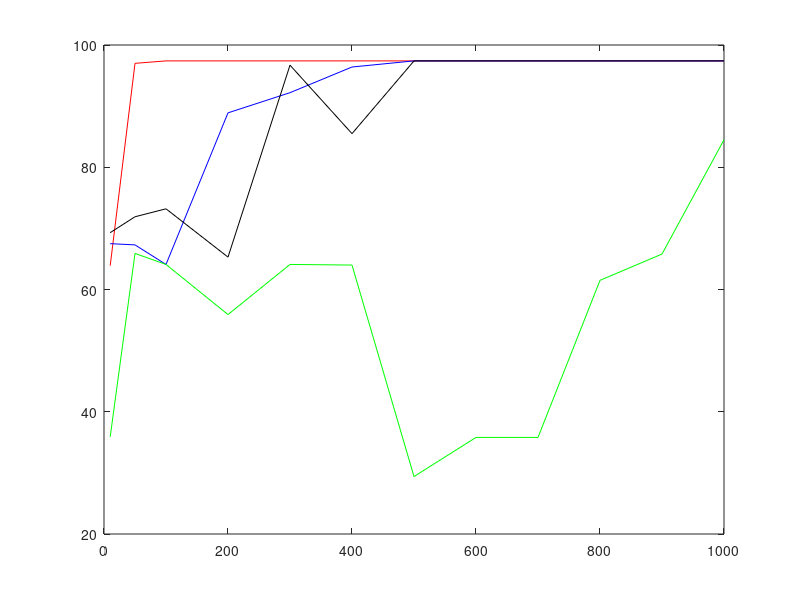
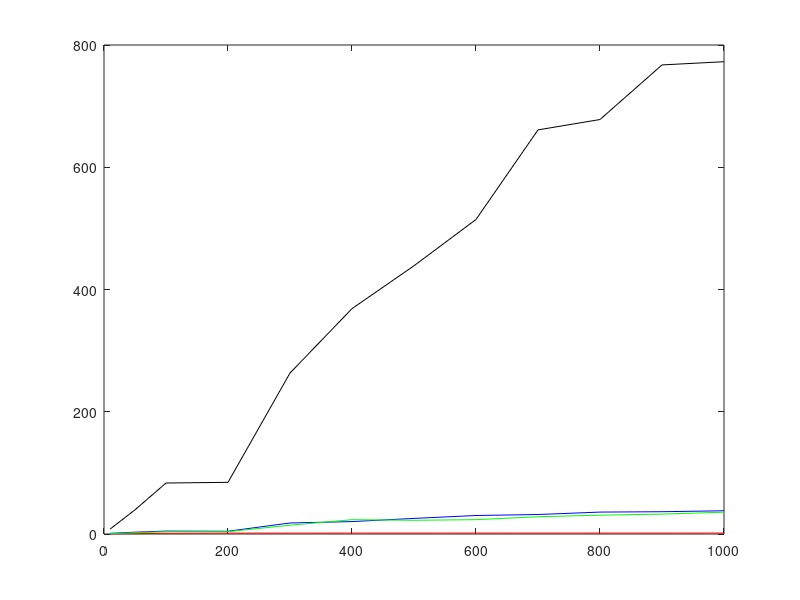
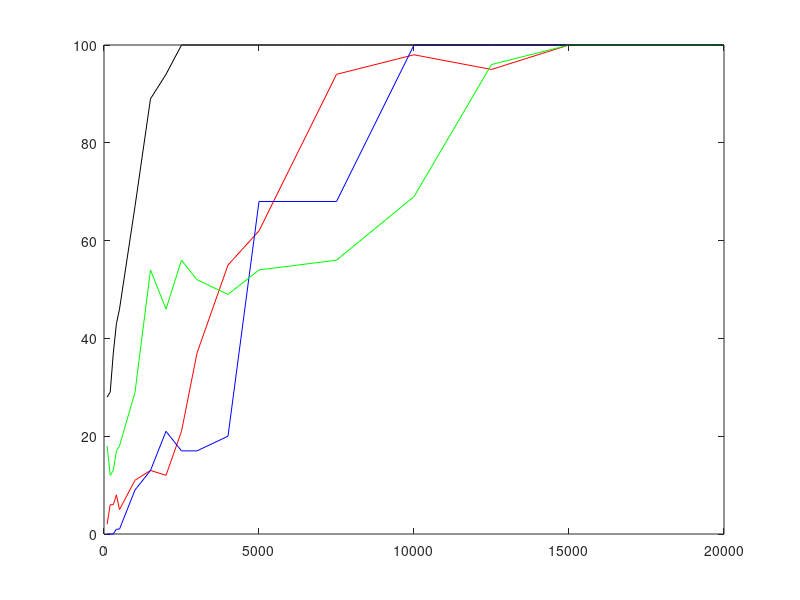
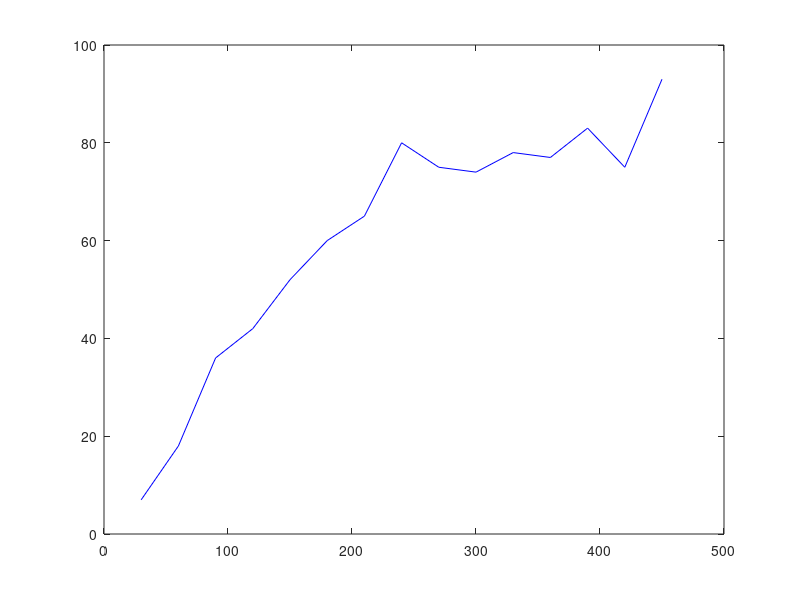

Here is the MATLAB script that generated these plots, in order:

ite = [10 50 100 200 300 400 500 600 700 800 900 1000];
BP = [0.639 0.970 0.974 0.974 0.974 0.974 0.974 0.974 0.974 0.974 0.974 0.974] * 100;
RHC = [67.5 67.3 64.1 88.9 92.2 96.4 97.4 97.4 97.4 97.4 97.4 97.4];
SA = [35.9 65.9 64.1 55.9 64.1 64.0 29.4 35.8 35.8 61.5 65.8 84.5];
GA = [69.3 71.9 73.2 65.3 96.7 85.5 97.4 97.4 97.4 97.4 97.4 97.4];

figure;
plot(ite, BP, '-r', ite, RHC, '-b', ite, SA, '-g', ite, GA, '-k')

BPt = [0.147 0.617 1.197 1.488 1.490 1.517 1.508 1.535 1.509 1.522 1.511 1.543];
RHCt = [1.136 2.978 4.765 4.524 18.029 20.292 25.541 30.269 31.886 35.855 36.458 38.006];
SAt = [0.582 1.968 3.757 3.843 14.378 23.406 22.452 23.447 28.261 30.793 32.559 35.655];
GAt = [8.169 39.579 83.410 84.523 263.344 368.684 438.850 514.551 661.116 678.079 767.415 772.644];

figure; 
plot(ite, BPt, '-r', ite, RHCt, '-b', ite, SAt, '-g', ite, GAt, '-k')

ite = [100 200 300 400 500 1000 1500 2000 2500 3000 4000 5000 7500 10000 12500 15000 20000];
RHC = [2 6 6 8 5 11 13 12 21 37 55 62 94 98 95 100 100]; 
SA = [0 0 0 1 1 9 13 21 17 17 20 68 68 100 100 100 100];
GA = [18 12 13 17 18 29 54 46 56 52 49 54 56 69 96 100 100];
MIMIC = [28 29 37 43 46 67 89 94 100 100 100 100 100 100 100 100 100];

figure;
plot(ite, RHC, '-r', ite, SA, '-b', ite, GA, '-g', ite, MIMIC, '-k')

sample = [30 60 90 120 150 180 210 240 270 300 330 360 390 420 450];
MIMIC = [7 18 36 42 52 60 65 80 75 74 78 77 83 75 93];

figure;
plot(sample, MIMIC, '-b');
axis([0, 500, 0 100]);

% FlipFlopTest
N = [50 100 150 200 250 300 350 400 450 500];
RHC = [39 84 126 162 200 240 277 318 369 404];
SA = [49 99 148 199 249 296 346 394 444 492];
GA = [44 84 115 143 181 208 237 251 276 330];
MIMIC = [42 86 130 171 207 260 289 317 359 397];

figure;
plot(N, RHC, '-r', N, SA, '-b', N, GA, '-g', N, MIMIC, '-k')
axis([0, 550, 0 500]);

% FlipFlopTest
cr = [0.1 0.2 0.3 0.4 0.5 0.6 0.7 0.8 0.9 1.0 1.1 1.2 1.3 1.4 1.5];
SA = [238 244 240 243 267 294 295 297 294 163 177 134 159 158 127];

figure;
plot(cr, SA, '-b')
axis([0, 1.50, 0, 300]);

N = [5 10 20 30 40 50 60 70 80 90 100];
RHC = [0.46493 0.324 0.1898 0.1638 0.134 0.1164 0.086 0.08978 0.0820 0.0832 0.069];
SA = [0.46493 0.324 0.242 0.139 0.1270 0.1241 0.1204 0.0998 0.0913 0.07812 0.0762];
GA = [0.46493 0.324 0.2366 0.2081 0.1543 0.15428 0.1535 0.12549 0.1132 0.10435 0.1097]; 
MIMIC = [0.46493 0.324 0.1989 0.1371 0.1015 0.1078 0.07074 0.0560 0.0458 0.047 0.0358];

figure;
plot(N, RHC, '-r', N, SA, '-b', N, GA, '-g', N, MIMIC, '-k')
axis([0, 110, 0, 0.50]);

